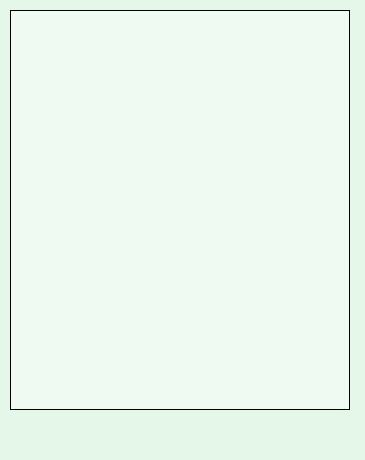
        <widget class="QWidget" name="Page3_Functional">
         <property name="styleSheet">
          <string notr="true">background-color: rgb(228, 247, 233)</string>
         </property>
         <layout class="QHBoxLayout" name="horizontalLayout_4">
          <property name="spacing">
           <number>5</number>
          </property>
          <property name="leftMargin">
           <number>10</number>
          </property>
          <property name="topMargin">
           <number>10</number>
          </property>
          <property name="rightMargin">
           <number>10</number>
          </property>
          <property name="bottomMargin">
           <number>10</number>
          </property>
          <item>
           <layout class="QVBoxLayout" name="Functional_LeftWidget">
            <item>
             <widget class="QTreeWidget" name="Functional_list">
              <property name="sizePolicy">
               <sizepolicy hsizetype="Fixed" vsizetype="Fixed">
                <horstretch>0</horstretch>
                <verstretch>0</verstretch>
               </sizepolicy>
              </property>
              <property name="minimumSize">
               <size>
                <width>340</width>
                <height>400</height>
               </size>
              </property>
              <property name="maximumSize">
               <size>
                <width>340</width>
                <height>400</height>
               </size>
              </property>
              <property name="styleSheet">
               <string notr="true">background-color: rgba(255, 255, 255, 100)</string>
              </property>
              <property name="frameShape">
               <enum>QFrame::Box</enum>
              </property>
              <property name="frameShadow">
               <enum>QFrame::Plain</enum>
              </property>
              <property name="lineWidth">
               <number>1</number>
              </property>
              <property name="horizontalScrollBarPolicy">
               <enum>Qt::ScrollBarAsNeeded</enum>
              </property>
              <property name="showDropIndicator" stdset="0">
               <bool>false</bool>
              </property>
              <property name="indentation">
               <number>10</number>
              </property>
              <property name="itemsExpandable">
               <bool>true</bool>
              </property>
              <property name="headerHidden">
               <bool>true</bool>
              </property>
              <property name="columnCount">
               <number>1</number>
              </property>
              <attribute name="headerVisible">
               <bool>false</bool>
              </attribute>
              <column>
               <property name="text">
                <string notr="true">1</string>
               </property>
              </column>
             </widget>
            </item>
            <item>
             <spacer name="verticalSpacer_21">
              <property name="orientation">
               <enum>Qt::Vertical</enum>
              </property>
              <property name="sizeHint" stdset="0">
               <size>
                <width>20</width>
                <height>40</height>
               </size>
              </property>
             </spacer>
            </item>
           </layout>
          </item>
          <item>
           <widget class="QStackedWidget" name="Functional_MainWidget">
            <property name="currentIndex">
             <number>1</number>
            </property>
            <widget class="QWidget" name="default_8"/>
            <widget class="QWidget" name="default_9"/>
           </widget>
          </item>
         </layout>
        </widget>
